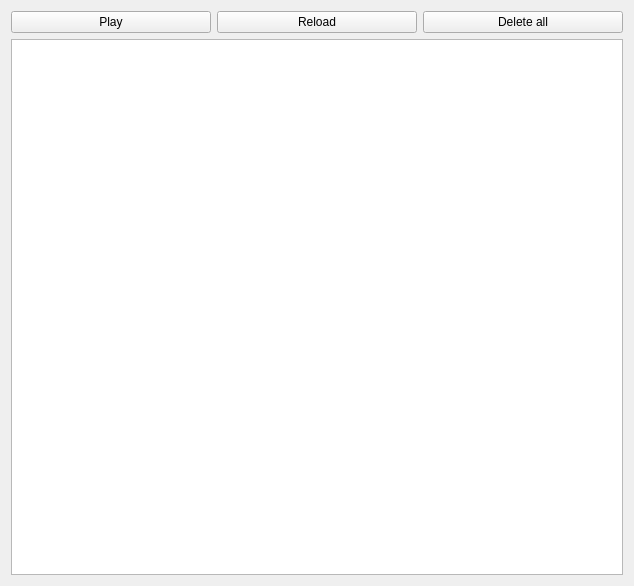
<?xml version="1.0" encoding="UTF-8"?>
<ui version="4.0">
 <class>FavoriteWidget</class>
 <widget class="QWidget" name="FavoriteWidget">
  <property name="geometry">
   <rect>
    <x>0</x>
    <y>0</y>
    <width>634</width>
    <height>586</height>
   </rect>
  </property>
  <property name="windowTitle">
   <string>Favorite music</string>
  </property>
  <layout class="QVBoxLayout" name="verticalLayout">
   <item>
    <layout class="QHBoxLayout" name="horizontalLayout">
     <item>
      <widget class="QPushButton" name="play_button">
       <property name="text">
        <string>Play</string>
       </property>
      </widget>
     </item>
     <item>
      <widget class="QPushButton" name="reload_button">
       <property name="text">
        <string>Reload</string>
       </property>
      </widget>
     </item>
     <item>
      <widget class="QPushButton" name="delete_button">
       <property name="text">
        <string>Delete all</string>
       </property>
      </widget>
     </item>
    </layout>
   </item>
   <item>
    <widget class="QTableWidget" name="table"/>
   </item>
  </layout>
 </widget>
 <resources/>
 <connections/>
</ui>
